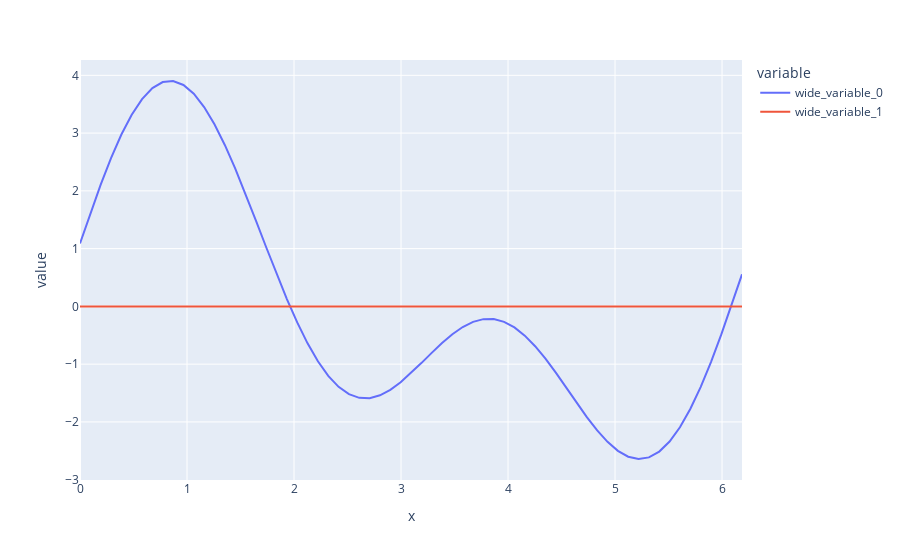

Notebook code for this chart:
### Code cell
# plotting the initial condition X0_mix in space

X0_mix_space = iDFT @ (X0_mix)
print('mean of X0 :',np.mean(X0_mix))
px.line(x=xspan,y=[np.real(X0_mix_space),np.imag(X0_mix_space)])
